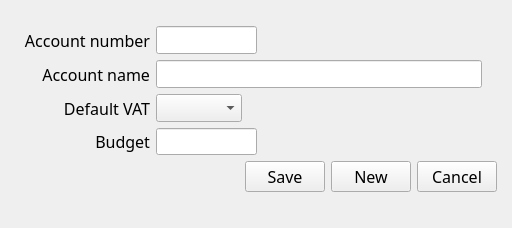
<?xml version="1.0" encoding="UTF-8"?>
<ui version="4.0">
 <class>uAccount</class>
 <widget class="QDialog" name="uAccount">
  <property name="geometry">
   <rect>
    <x>0</x>
    <y>0</y>
    <width>512</width>
    <height>228</height>
   </rect>
  </property>
  <property name="font">
   <font>
    <family>Adobe Helvetica</family>
    <pointsize>12</pointsize>
   </font>
  </property>
  <property name="windowTitle">
   <string>Account</string>
  </property>
  <widget class="QWidget" name="layout17">
   <property name="geometry">
    <rect>
     <x>13</x>
     <y>15</y>
     <width>495</width>
     <height>188</height>
    </rect>
   </property>
   <layout class="QVBoxLayout">
    <item>
     <layout class="QGridLayout">
      <item row="3" column="0">
       <widget class="QLabel" name="wBudgetLabel">
        <property name="text">
         <string>Budget</string>
        </property>
        <property name="alignment">
         <set>Qt::AlignRight|Qt::AlignTrailing|Qt::AlignVCenter</set>
        </property>
        <property name="wordWrap">
         <bool>false</bool>
        </property>
       </widget>
      </item>
      <item row="1" column="1">
       <layout class="QHBoxLayout">
        <item>
         <widget class="QLineEdit" name="wAccName"/>
        </item>
        <item>
         <widget class="QLabel" name="wLineMode">
          <property name="enabled">
           <bool>true</bool>
          </property>
          <property name="maximumSize">
           <size>
            <width>16</width>
            <height>16</height>
           </size>
          </property>
          <property name="scaledContents">
           <bool>false</bool>
          </property>
          <property name="wordWrap">
           <bool>false</bool>
          </property>
         </widget>
        </item>
       </layout>
      </item>
      <item row="3" column="1">
       <layout class="QHBoxLayout">
        <item>
         <widget class="QLineEdit" name="wBudget">
          <property name="minimumSize">
           <size>
            <width>50</width>
            <height>0</height>
           </size>
          </property>
         </widget>
        </item>
        <item>
         <spacer name="spacer56">
          <property name="orientation">
           <enum>Qt::Horizontal</enum>
          </property>
          <property name="sizeType">
           <enum>QSizePolicy::Expanding</enum>
          </property>
          <property name="sizeHint" stdset="0">
           <size>
            <width>280</width>
            <height>20</height>
           </size>
          </property>
         </spacer>
        </item>
       </layout>
      </item>
      <item row="0" column="0">
       <widget class="QLabel" name="textLabel1">
        <property name="text">
         <string>Account number</string>
        </property>
        <property name="alignment">
         <set>Qt::AlignRight|Qt::AlignTrailing|Qt::AlignVCenter</set>
        </property>
        <property name="wordWrap">
         <bool>false</bool>
        </property>
       </widget>
      </item>
      <item row="2" column="0">
       <widget class="QLabel" name="wVatLabel">
        <property name="text">
         <string>Default VAT</string>
        </property>
        <property name="alignment">
         <set>Qt::AlignRight|Qt::AlignTrailing|Qt::AlignVCenter</set>
        </property>
        <property name="wordWrap">
         <bool>false</bool>
        </property>
       </widget>
      </item>
      <item row="1" column="0">
       <widget class="QLabel" name="textLabel1_2">
        <property name="text">
         <string>Account name</string>
        </property>
        <property name="alignment">
         <set>Qt::AlignRight|Qt::AlignTrailing|Qt::AlignVCenter</set>
        </property>
        <property name="wordWrap">
         <bool>false</bool>
        </property>
       </widget>
      </item>
      <item row="2" column="1">
       <layout class="QHBoxLayout">
        <item>
         <widget class="QComboBox" name="wVat"/>
        </item>
        <item>
         <spacer name="spacer18">
          <property name="orientation">
           <enum>Qt::Horizontal</enum>
          </property>
          <property name="sizeType">
           <enum>QSizePolicy::Expanding</enum>
          </property>
          <property name="sizeHint" stdset="0">
           <size>
            <width>211</width>
            <height>20</height>
           </size>
          </property>
         </spacer>
        </item>
       </layout>
      </item>
      <item row="0" column="1">
       <layout class="QHBoxLayout">
        <item>
         <widget class="QLineEdit" name="wAccNum">
          <property name="minimumSize">
           <size>
            <width>50</width>
            <height>0</height>
           </size>
          </property>
         </widget>
        </item>
        <item>
         <spacer name="spacer17">
          <property name="orientation">
           <enum>Qt::Horizontal</enum>
          </property>
          <property name="sizeType">
           <enum>QSizePolicy::Expanding</enum>
          </property>
          <property name="sizeHint" stdset="0">
           <size>
            <width>280</width>
            <height>21</height>
           </size>
          </property>
         </spacer>
        </item>
       </layout>
      </item>
     </layout>
    </item>
    <item>
     <spacer name="spacer20">
      <property name="orientation">
       <enum>Qt::Vertical</enum>
      </property>
      <property name="sizeType">
       <enum>QSizePolicy::Expanding</enum>
      </property>
      <property name="sizeHint" stdset="0">
       <size>
        <width>20</width>
        <height>30</height>
       </size>
      </property>
     </spacer>
    </item>
    <item>
     <layout class="QHBoxLayout">
      <item>
       <spacer name="spacer19">
        <property name="orientation">
         <enum>Qt::Horizontal</enum>
        </property>
        <property name="sizeType">
         <enum>QSizePolicy::Expanding</enum>
        </property>
        <property name="sizeHint" stdset="0">
         <size>
          <width>91</width>
          <height>20</height>
         </size>
        </property>
       </spacer>
      </item>
      <item>
       <widget class="QPushButton" name="wSave">
        <property name="text">
         <string>Save</string>
        </property>
        <property name="autoDefault">
         <bool>false</bool>
        </property>
       </widget>
      </item>
      <item>
       <widget class="QPushButton" name="wNew">
        <property name="text">
         <string>New</string>
        </property>
        <property name="autoDefault">
         <bool>false</bool>
        </property>
       </widget>
      </item>
      <item>
       <widget class="QPushButton" name="wCancel">
        <property name="text">
         <string>Cancel</string>
        </property>
        <property name="autoDefault">
         <bool>false</bool>
        </property>
       </widget>
      </item>
     </layout>
    </item>
   </layout>
  </widget>
 </widget>
 <layoutdefault spacing="6" margin="11"/>
 <pixmapfunction>qPixmapFromMimeSource</pixmapfunction>
 <resources/>
 <connections/>
</ui>
